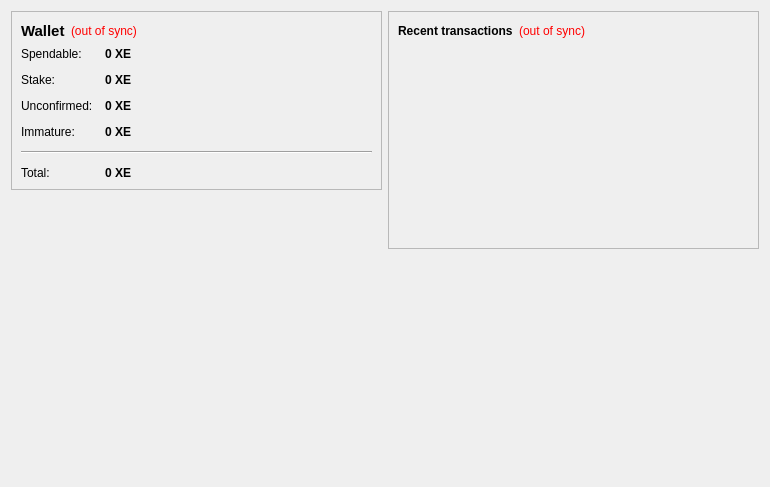
<?xml version="1.0" encoding="UTF-8"?>
<ui version="4.0">
 <class>OverviewPage</class>
 <widget class="QWidget" name="OverviewPage">
  <property name="geometry">
   <rect>
    <x>0</x>
    <y>0</y>
    <width>770</width>
    <height>487</height>
   </rect>
  </property>
  <property name="windowTitle">
   <string>Form</string>
  </property>
  <layout class="QHBoxLayout" name="horizontalLayout" stretch="1,1">
   <item>
    <layout class="QVBoxLayout" name="verticalLayout_2">
     <item>
      <widget class="QFrame" name="frame">
       <property name="frameShape">
        <enum>QFrame::StyledPanel</enum>
       </property>
       <property name="frameShadow">
        <enum>QFrame::Raised</enum>
       </property>
       <layout class="QVBoxLayout" name="verticalLayout_4">
        <item>
         <layout class="QHBoxLayout" name="horizontalLayout_4">
          <item>
           <widget class="QLabel" name="label_5">
            <property name="font">
             <font>
              <pointsize>11</pointsize>
              <weight>75</weight>
              <bold>true</bold>
             </font>
            </property>
            <property name="text">
             <string>Wallet</string>
            </property>
           </widget>
          </item>
          <item>
           <widget class="QLabel" name="labelWalletStatus">
            <property name="toolTip">
             <string>The displayed information may be out of date. Your wallet automatically synchronizes with the Xecoin network after a connection is established, but this process has not completed yet.</string>
            </property>
            <property name="styleSheet">
             <string notr="true">QLabel { color: red; }</string>
            </property>
            <property name="text">
             <string notr="true">(out of sync)</string>
            </property>
            <property name="alignment">
             <set>Qt::AlignLeading|Qt::AlignLeft|Qt::AlignVCenter</set>
            </property>
           </widget>
          </item>
          <item>
           <spacer name="horizontalSpacer_2">
            <property name="orientation">
             <enum>Qt::Horizontal</enum>
            </property>
            <property name="sizeHint" stdset="0">
             <size>
              <width>40</width>
              <height>20</height>
             </size>
            </property>
           </spacer>
          </item>
         </layout>
        </item>
        <item>
         <layout class="QFormLayout" name="formLayout_2">
          <property name="fieldGrowthPolicy">
           <enum>QFormLayout::AllNonFixedFieldsGrow</enum>
          </property>
          <property name="horizontalSpacing">
           <number>12</number>
          </property>
          <property name="verticalSpacing">
           <number>12</number>
          </property>
          <item row="0" column="0">
           <widget class="QLabel" name="label">
            <property name="text">
             <string>Spendable:</string>
            </property>
           </widget>
          </item>
          <item row="0" column="1">
           <widget class="QLabel" name="labelBalance">
            <property name="font">
             <font>
              <weight>75</weight>
              <bold>true</bold>
             </font>
            </property>
            <property name="cursor">
             <cursorShape>IBeamCursor</cursorShape>
            </property>
            <property name="toolTip">
             <string>Your current spendable balance</string>
            </property>
            <property name="text">
             <string notr="true">0 XE</string>
            </property>
            <property name="textInteractionFlags">
             <set>Qt::LinksAccessibleByMouse|Qt::TextSelectableByKeyboard|Qt::TextSelectableByMouse</set>
            </property>
           </widget>
          </item>
          <item row="1" column="0">
           <widget class="QLabel" name="label_6">
            <property name="text">
             <string>Stake:</string>
            </property>
           </widget>
          </item>
          <item row="1" column="1">
           <widget class="QLabel" name="labelStake">
            <property name="font">
             <font>
              <weight>75</weight>
              <bold>true</bold>
             </font>
            </property>
            <property name="cursor">
             <cursorShape>IBeamCursor</cursorShape>
            </property>
            <property name="toolTip">
             <string>Total of coins that was staked, and do not yet count toward the current balance</string>
            </property>
            <property name="text">
             <string notr="true">0 XE</string>
            </property>
            <property name="textInteractionFlags">
             <set>Qt::LinksAccessibleByMouse|Qt::TextSelectableByKeyboard|Qt::TextSelectableByMouse</set>
            </property>
           </widget>
          </item>
          <item row="2" column="0">
           <widget class="QLabel" name="label_3">
            <property name="text">
             <string>Unconfirmed:</string>
            </property>
           </widget>
          </item>
          <item row="2" column="1">
           <widget class="QLabel" name="labelUnconfirmed">
            <property name="font">
             <font>
              <weight>75</weight>
              <bold>true</bold>
             </font>
            </property>
            <property name="cursor">
             <cursorShape>IBeamCursor</cursorShape>
            </property>
            <property name="toolTip">
             <string>Total of transactions that have yet to be confirmed, and do not yet count toward the current balance</string>
            </property>
            <property name="text">
             <string notr="true">0 XE</string>
            </property>
            <property name="textInteractionFlags">
             <set>Qt::LinksAccessibleByMouse|Qt::TextSelectableByKeyboard|Qt::TextSelectableByMouse</set>
            </property>
           </widget>
          </item>
          <item row="3" column="0">
           <widget class="QLabel" name="labelImmatureText">
            <property name="text">
             <string>Immature:</string>
            </property>
           </widget>
          </item>
          <item row="3" column="1">
           <widget class="QLabel" name="labelImmature">
            <property name="font">
             <font>
              <weight>75</weight>
              <bold>true</bold>
             </font>
            </property>
            <property name="toolTip">
             <string>Mined balance that has not yet matured</string>
            </property>
            <property name="text">
             <string notr="true">0 XE</string>
            </property>
            <property name="textInteractionFlags">
             <set>Qt::LinksAccessibleByMouse|Qt::TextSelectableByKeyboard|Qt::TextSelectableByMouse</set>
            </property>
           </widget>
          </item>
          <item row="4" column="0" colspan="2">
           <widget class="Line" name="line">
            <property name="orientation">
             <enum>Qt::Horizontal</enum>
            </property>
           </widget>
          </item>
          <item row="5" column="0">
           <widget class="QLabel" name="labelTotalText">
            <property name="text">
             <string>Total:</string>
            </property>
           </widget>
          </item>
          <item row="5" column="1">
           <widget class="QLabel" name="labelTotal">
            <property name="font">
             <font>
              <weight>75</weight>
              <bold>true</bold>
             </font>
            </property>
            <property name="cursor">
             <cursorShape>IBeamCursor</cursorShape>
            </property>
            <property name="toolTip">
             <string>Your current total balance</string>
            </property>
            <property name="text">
             <string notr="true">0 XE</string>
            </property>
            <property name="textInteractionFlags">
             <set>Qt::LinksAccessibleByMouse|Qt::TextSelectableByKeyboard|Qt::TextSelectableByMouse</set>
            </property>
           </widget>
          </item>
         </layout>
        </item>
       </layout>
      </widget>
     </item>
     <item>
      <spacer name="verticalSpacer">
       <property name="orientation">
        <enum>Qt::Vertical</enum>
       </property>
       <property name="sizeHint" stdset="0">
        <size>
         <width>20</width>
         <height>40</height>
        </size>
       </property>
      </spacer>
     </item>
     <item>
      <widget class="QLabel" name="label_2">
       <property name="autoFillBackground">
        <bool>true</bool>
       </property>
       <property name="text">
        <string/>
       </property>
       <property name="pixmap">
        <pixmap resource="../bitcoin.qrc">:/icons/drmbg</pixmap>
       </property>
       <property name="scaledContents">
        <bool>false</bool>
       </property>
       <property name="margin">
        <number>0</number>
       </property>
      </widget>
     </item>
    </layout>
   </item>
   <item>
    <layout class="QVBoxLayout" name="verticalLayout_3">
     <item>
      <widget class="QFrame" name="frame_2">
       <property name="frameShape">
        <enum>QFrame::StyledPanel</enum>
       </property>
       <property name="frameShadow">
        <enum>QFrame::Raised</enum>
       </property>
       <layout class="QVBoxLayout" name="verticalLayout">
        <item>
         <layout class="QHBoxLayout" name="horizontalLayout_2">
          <item>
           <widget class="QLabel" name="label_4">
            <property name="text">
             <string>&lt;b&gt;Recent transactions&lt;/b&gt;</string>
            </property>
           </widget>
          </item>
          <item>
           <widget class="QLabel" name="labelTransactionsStatus">
            <property name="toolTip">
             <string>The displayed information may be out of date. Your wallet automatically synchronizes with the Xecoin network after a connection is established, but this process has not completed yet.</string>
            </property>
            <property name="styleSheet">
             <string notr="true">QLabel { color: red; }</string>
            </property>
            <property name="text">
             <string notr="true">(out of sync)</string>
            </property>
            <property name="alignment">
             <set>Qt::AlignRight|Qt::AlignTrailing|Qt::AlignVCenter</set>
            </property>
           </widget>
          </item>
          <item>
           <spacer name="horizontalSpacer">
            <property name="orientation">
             <enum>Qt::Horizontal</enum>
            </property>
            <property name="sizeHint" stdset="0">
             <size>
              <width>40</width>
              <height>20</height>
             </size>
            </property>
           </spacer>
          </item>
         </layout>
        </item>
        <item>
         <widget class="QListView" name="listTransactions">
          <property name="styleSheet">
           <string notr="true">QListView { background: transparent; }</string>
          </property>
          <property name="frameShape">
           <enum>QFrame::NoFrame</enum>
          </property>
          <property name="verticalScrollBarPolicy">
           <enum>Qt::ScrollBarAlwaysOff</enum>
          </property>
          <property name="horizontalScrollBarPolicy">
           <enum>Qt::ScrollBarAlwaysOff</enum>
          </property>
          <property name="selectionMode">
           <enum>QAbstractItemView::NoSelection</enum>
          </property>
         </widget>
        </item>
       </layout>
      </widget>
     </item>
     <item>
      <spacer name="verticalSpacer_2">
       <property name="orientation">
        <enum>Qt::Vertical</enum>
       </property>
       <property name="sizeHint" stdset="0">
        <size>
         <width>20</width>
         <height>40</height>
        </size>
       </property>
      </spacer>
     </item>
    </layout>
   </item>
  </layout>
 </widget>
 <resources/>
 <connections/>
</ui>
